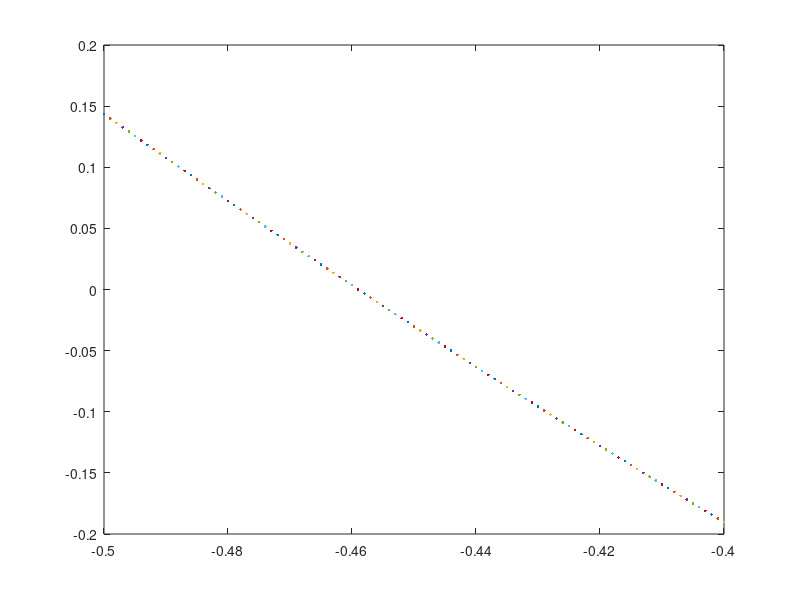
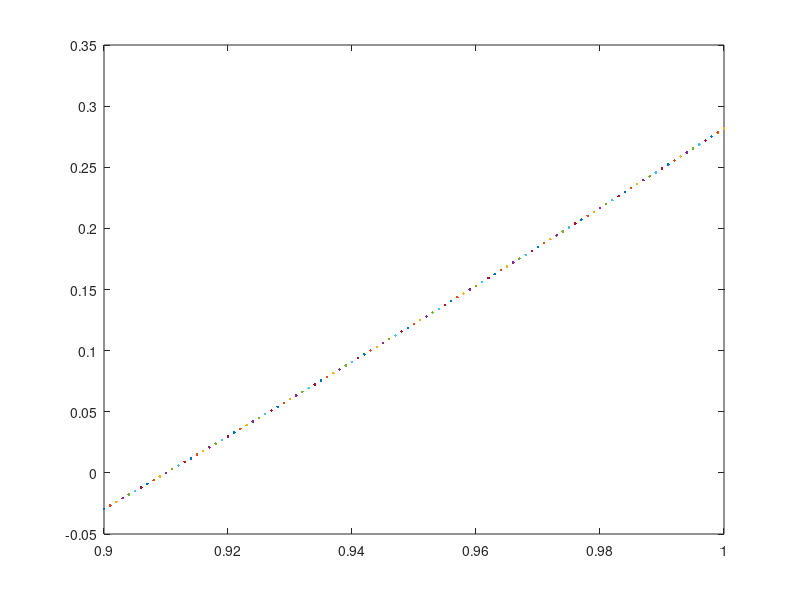

The MATLAB script that drew these images, in order:
figure(1)
for x=-0.5:0.001:-0.4
    y=3*(x^2)-exp(x);
    plot(x,y);
    hold on;
end

a=-0.470;
b=-0.450;

for i=1:1:10
    y1=3*(a^2)-exp(a);
    y2=3*(b^2)-exp(b);
    c=(a+b)/2;
    y3=3*(c^2)-exp(c);
    if(y1*y3<0)
        b=c;
    end
    if(y1*y3>0)
        a=c;
    end
    if(y3==0)
        fprintf(1,'yes:%.6f\n',c);
    end
    fprintf(1,'Answer1-a=%.6f\n', c);
    fprintf(1,'y:%.16f\n',y3);
end

clear all;

figure(2)
for x=0.9:0.001:1
    y=3*(x^2)-exp(x);
    plot(x,y);
    hold on;
end

a=0.9;
for i=1:1:10
    y1=3*(a^2)-exp(a);
    y2=6*a-exp(a);
    a=a-(y1/y2);
    fprintf(1,'Answer1-b=%.6f\n', a);
    fprintf(1,'y:%.6f\n', 3*(a^2)-exp(a));
end

clear all;